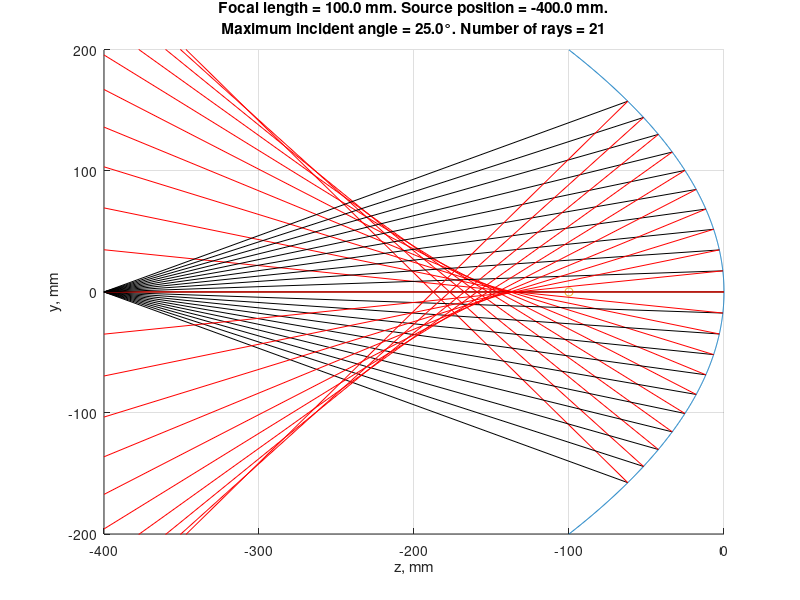

Here is the MATLAB script that generated this plot:
clc
clear

focal_length = 100; % focal length in mm
angle_d = 25; % maximum angle of incidence of the incident beam in degrees
num_rays = 21; % number of rays
source_pos = 400; % source position in mm (must be positive)
% there is a bug when source_pos = focal_length because of very small
% angles of reflectance.
% Instead, better to choose source_pos = focal_length + 0.01 or something like
% this

p = 2 * focal_length; % parameter of the parabola equation y**2 = 2*p*z
y = linspace(-p, p, 1000);

% mirror equation z = -y^2 / (2 * p)
function s = surface(y, p)
    s = -y .^ 2 / (2 * p);
end

function angle = phi(y, p)
    angle = atan(y / p);
end

% angle between the incident ray and the line connecting the point of incidence
% of the ray on the mirror and the center of curvature of the mirror
function angle = epsilon(y, inc_angle, p)
    angle = inc_angle - phi(y, p);
end

% angle of reflected ray
function angle = ref_angle(y, inc_angle, p)
    angle = phi(y, p) - epsilon(y, inc_angle, p);
end

% the z-coordinate of the intersection of the reflected ray with the axis
function z = ref_z(y, inc_angle, p, s)
    if inc_angle == 0
        z = 0;
        return
    end
    tg_sigma = tan(inc_angle);
    z_0 = -(y - s * tg_sigma) / tg_sigma;
    z = y ./ tan(ref_angle(y, inc_angle, p)) + z_0;
end

% the y-coordinate of the intersection of the incident ray with the mirror 
function h = height(inc_angle, p, s)
    if inc_angle == 0
        h = 0;
        return
    end
    tg_sigma = tan(inc_angle);
    h = -p / tg_sigma * (1 - sqrt(1 + 2 * s / p * tg_sigma ^ 2));
end

% line equation for extension of the reflected ray
function l = line(ref_angle, z, z0)
    l = tan(ref_angle) * (z - z0);
end

figure
hold on
plot(surface(y, p), y) % mirror surface visualization
plot([-2 * p 0], [0 0]) % axis of the mirror
plot([-focal_length], [0], 'o') % focal point

angles = linspace(-angle_d, angle_d, num_rays);
for i  = 1:length(angles)
    inc_angle = angles(i) * pi / 180;
    h = height(inc_angle, p, source_pos);

    z_inc = [-source_pos surface(h, p)];
    y_inc = [0 h];
    plot(z_inc, y_inc, 'k') % draw incident beam

    z_0 = ref_z(h, inc_angle, p, source_pos);
    if isnan(z_0)
        z_0 = -2 * p;
    end

    if source_pos >= focal_length
        if z_0 > 0
          z_0 = -z_0;
        end
    else
        if z_0 < 0
          z_0 = -z_0;
        end
    end
    
    z_ref = [surface(h, p) -2 * p];
    y_ref = [h line(ref_angle(h, inc_angle, p), -2 * p, z_0)];
    plot(z_ref, y_ref, 'r')
end

title(sprintf("Focal length = %.1f mm. Source position = %.1f mm.\nMaximum incident angle = %.1f{\\deg}. Number of rays = %d", focal_length, -source_pos, angle_d, num_rays))
xlabel("z, mm")
ylabel("y, mm")
ylim([-p p])
xlim([-2 * p 0])
grid on